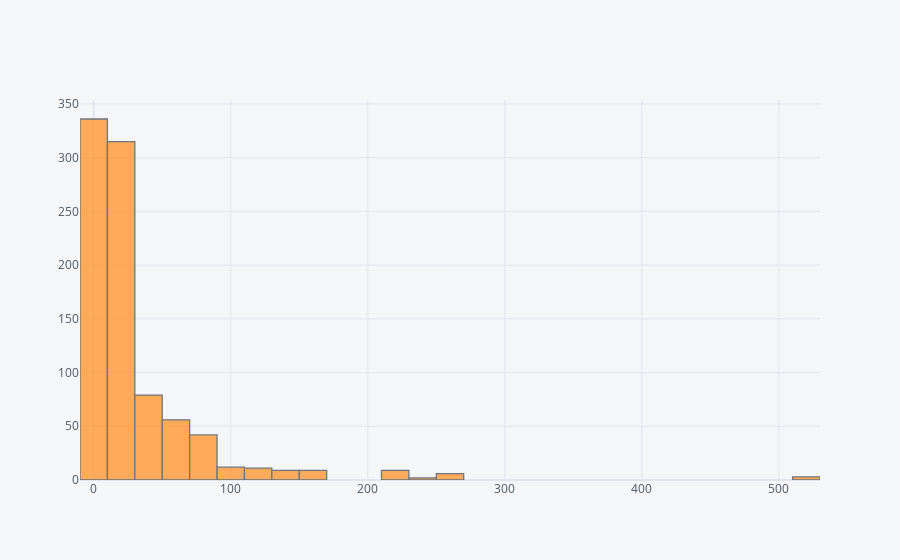

Notebook cell for this chart:
### Code cell
train["Fare"].iplot(kind="hist", bins=50)

### Figure 1 — Plotly figure (JSON) as saved in the notebook; plotly's stock layout.template omitted (floating-point values rounded to 4 significant figures; data arrays with more than 128 entries replaced by an {"elided": "..."} marker saying what was removed)
{"data": [{"histfunc": "count", "histnorm": "", "marker": {"color": "rgba(255, 153, 51, 1.0)", "line": {"color": "#4D5663", "width": 1.3}}, "name": "Fare", "nbinsx": 50, "opacity": 0.8, "orientation": "v", "type": "histogram", "x": {"elided": "889 float values"}}], "layout": {"barmode": "overlay", "legend": {"bgcolor": "#F5F6F9", "font": {"color": "#4D5663"}}, "paper_bgcolor": "#F5F6F9", "plot_bgcolor": "#F5F6F9", "title": {"font": {"color": "#4D5663"}}, "xaxis": {"gridcolor": "#E1E5ED", "showgrid": true, "tickfont": {"color": "#4D5663"}, "title": {"font": {"color": "#4D5663"}, "text": ""}, "zerolinecolor": "#E1E5ED"}, "yaxis": {"gridcolor": "#E1E5ED", "showgrid": true, "tickfont": {"color": "#4D5663"}, "title": {"font": {"color": "#4D5663"}, "text": ""}, "zerolinecolor": "#E1E5ED"}}}
